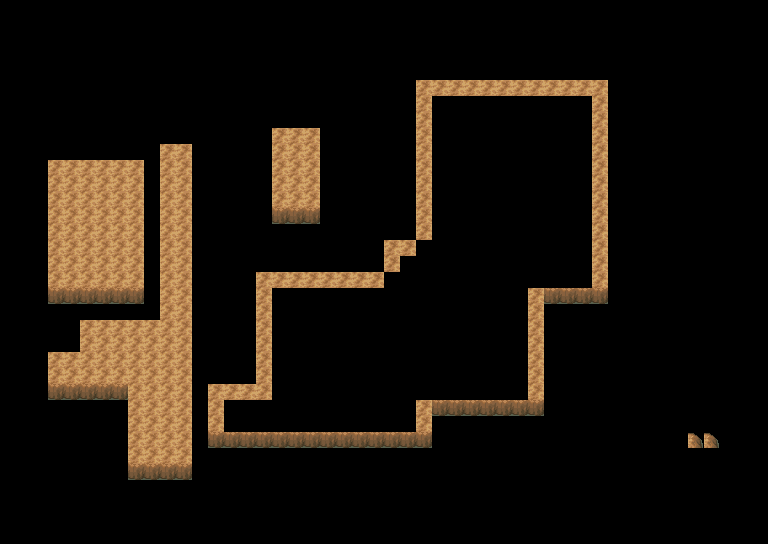

The image is a tile-based game level rendered from a .tmx file. Its description and source (layers, tilesets, objects; grid data summarised) follow:
An orthogonal 48x34 tile map with 16x16 px tiles, 22 tile layers (base, 1, 2, 3, ...), 1 hidden layer not drawn.

<map version="1.4" tiledversion="1.4.3" orientation="orthogonal" renderorder="right-down" width="48" height="34" tilewidth="16" tileheight="16" infinite="0" nextlayerid="40" nextobjectid="3">
 <tileset firstgid="1" source="../tilesets/2.tsx" />
 <group id="33" name="0" locked="1">
  <layer id="1" name="base" width="48" height="34">
   <data>[1632 cells, 1632 non-empty, 1 distinct tile ids]</data>
  </layer>
  <group id="28" name="trees">
   <layer id="29" name="1" width="48" height="34">
    <data>[1632 cells, 126 non-empty, 9 distinct tile ids]</data>
   </layer>
   <layer id="30" name="2" width="48" height="34">
    <data>[1632 cells, 126 non-empty, 9 distinct tile ids]</data>
   </layer>
   <layer id="31" name="3" width="48" height="34">
    <data>[1632 cells, 9 non-empty, 9 distinct tile ids]</data>
   </layer>
   <layer id="32" name="4" width="48" height="34">
    <data>[1632 cells, 9 non-empty, 9 distinct tile ids]</data>
   </layer>
  </group>
  <layer id="23" name="path" width="48" height="34" locked="1">
   <data>[1632 cells, 72 non-empty, 13 distinct tile ids]</data>
  </layer>
  <layer id="22" name="cut tree" width="48" height="34" locked="1">
   <data>[1632 cells, 24 non-empty, 9 distinct tile ids]</data>
  </layer>
  <layer id="26" name="flowers" width="48" height="34" locked="1">
   <data>[1632 cells, 22 non-empty, 12 distinct tile ids]</data>
  </layer>
  <layer id="21" name="rocks" width="48" height="34" locked="1">
   <data>[1632 cells, 8 non-empty, 4 distinct tile ids]</data>
  </layer>
  <layer id="39" name="grass" width="48" height="34">
   <data>[1632 cells, 83 non-empty, 11 distinct tile ids]</data>
  </layer>
 </group>
 <group id="7" name="1" locked="1">
  <layer id="8" name="base" width="48" height="34">
   <data>[1632 cells, 837 non-empty, 12 distinct tile ids]</data>
  </layer>
  <layer id="9" name="grass" width="48" height="34">
   <data>[1632 cells, 406 non-empty, 13 distinct tile ids]</data>
  </layer>
  <layer id="25" name="rocks" width="48" height="34">
   <data>[1632 cells, 1 non-empty, 1 distinct tile ids]</data>
  </layer>
  <layer id="24" name="ladder" width="48" height="34">
   <data>[1632 cells, 6 non-empty, 6 distinct tile ids]</data>
  </layer>
 </group>
 <group id="10" name="2" locked="1">
  <layer id="11" name="base" width="48" height="34">
   <data>[1632 cells, 105 non-empty, 9 distinct tile ids]</data>
  </layer>
  <layer id="36" name="cave" width="48" height="34" locked="1">
   <data>[1632 cells, 6 non-empty, 6 distinct tile ids]</data>
  </layer>
  <layer id="12" name="grass" width="48" height="34" locked="1">
   <data>[1632 cells, 18 non-empty, 9 distinct tile ids]</data>
  </layer>
  <layer id="20" name="ladder" width="48" height="34" locked="1">
   <data>[1632 cells, 9 non-empty, 9 distinct tile ids]</data>
  </layer>
  <layer id="17" name="bridge" width="48" height="34" locked="1" opacity="0.94">
   <data>[1632 cells, 27 non-empty, 9 distinct tile ids]</data>
  </layer>
 </group>
 <group id="14" name="3" locked="1" opacity="0.94">
  <layer id="15" name="base" width="48" height="34">
   <data>[1632 cells, 25 non-empty, 9 distinct tile ids]</data>
  </layer>
  <layer id="18" name="cave" width="48" height="34">
   <data>[1632 cells, 6 non-empty, 6 distinct tile ids]</data>
  </layer>
 </group>
 <group id="16" name="4" locked="1">
  <layer id="38" name="2_tall" width="48" height="34" visible="0" opacity="0.88">
   <data>[1632 cells, 9 non-empty, 1 distinct tile ids]</data>
  </layer>
  <layer id="19" name="base" width="48" height="34" locked="1">
   <data>[1632 cells, 8 non-empty, 8 distinct tile ids]</data>
  </layer>
 </group>
</map>